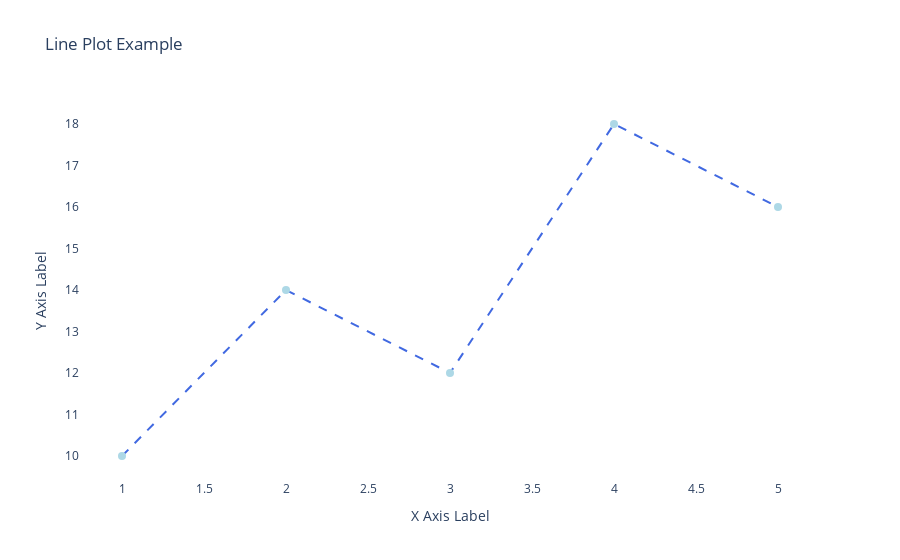

Source (notebook cell):
### Markdown cell above
# Plotly

### Code cell
import plotly.graph_objects as go

# Data for the plot
x = [1, 2, 3, 4, 5]
y = [10, 14, 12, 18, 16]

# Create line plot
fig = go.Figure()

# Add line trace with customizations
fig.add_trace(go.Scatter(x=x, y=y, mode='lines+markers',
                         line=dict(color='royalblue', width=2, dash='dash'),
                         marker=dict(size=8, color='lightblue', symbol='circle')))

# Update layout (customizing title, labels, and background)
fig.update_layout(title='Line Plot Example',
                  xaxis_title='X Axis Label',
                  yaxis_title='Y Axis Label',
                  plot_bgcolor='rgba(0, 0, 0, 0)')  # Transparent background

fig.show()

### Figure 1 — Plotly figure (JSON) as saved in the notebook; plotly's stock layout.template omitted (floating-point values rounded to 4 significant figures)
{"data": [{"line": {"color": "royalblue", "dash": "dash", "width": 2}, "marker": {"color": "lightblue", "size": 8, "symbol": "circle"}, "mode": "lines+markers", "type": "scatter", "x": [1, 2, 3, 4, 5], "y": [10, 14, 12, 18, 16]}], "layout": {"plot_bgcolor": "rgba(0, 0, 0, 0)", "title": {"text": "Line Plot Example"}, "xaxis": {"title": {"text": "X Axis Label"}}, "yaxis": {"title": {"text": "Y Axis Label"}}}}
